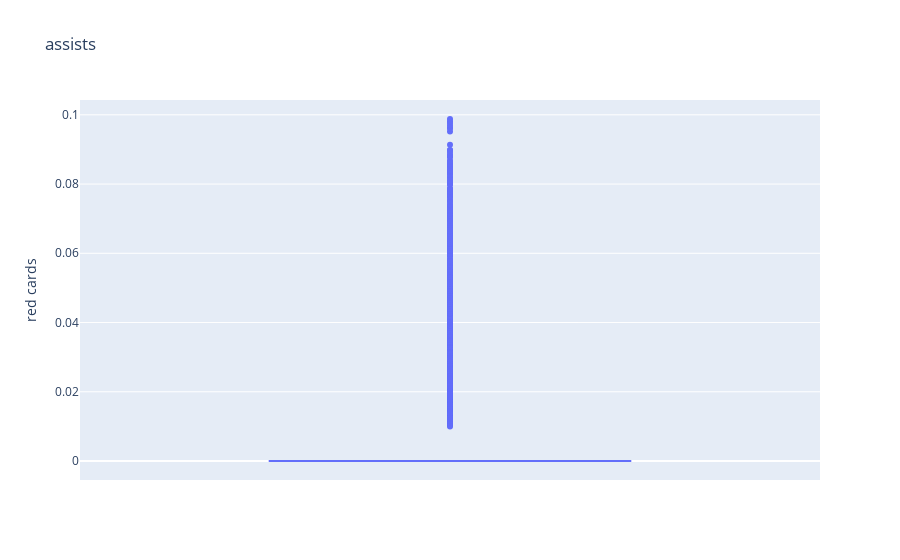

The notebook cell saved with this chart:
### Code cell
import plotly.express as px
fig = px.box(df, y='red cards', title='assists')
# Show the plot
fig.show()

### Figure 1 — Plotly figure (JSON) as saved in the notebook; plotly's stock layout.template omitted (floating-point values rounded to 4 significant figures; data arrays with more than 128 entries replaced by an {"elided": "..."} marker saying what was removed)
{"data": [{"alignmentgroup": "True", "hovertemplate": "red cards=%{y}<extra></extra>", "legendgroup": "", "marker": {"color": "#636efa"}, "name": "", "notched": false, "offsetgroup": "", "orientation": "v", "showlegend": false, "type": "box", "x0": " ", "xaxis": "x", "y": {"elided": "9146 float values"}, "y0": " ", "yaxis": "y"}], "layout": {"autosize": true, "boxmode": "group", "legend": {"tracegroupgap": 0}, "title": {"text": "assists"}, "xaxis": {"anchor": "y", "autorange": true, "domain": [0, 1], "range": [-0.5, 0.5], "type": "category"}, "yaxis": {"anchor": "x", "autorange": true, "domain": [0, 1], "range": [-0.005488, 0.1043], "title": {"text": "red cards"}, "type": "linear"}}}
